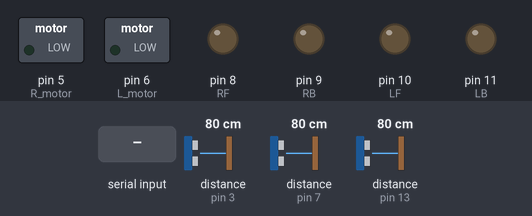
Bench run of a sketch on a simulated Arduino Uno, built with avr-gcc and run on an emulated ATmega328P. Shown: switched loads named in the sketch (green lamp = pin HIGH), output pins drawn as LEDs (lit = HIGH). Wiring (inferred from the names in the program): 3 × ultrasonic range finder: trigger pin 2, echo pin 3 / trigger pin 4, echo pin 7 / trigger pin 12, echo pin 13. Inputs (shaded band) come from the test bench; at power-on: distance to the obstacle (sensors on pin 3, pin 7, pin 13) 80 cm. The echo pulse lasts 58.3 µs per cm; pins used as bus, display or sensor lines are not drawn; what the sketch prints to the serial monitor is not drawn.

Above: at 1.2 s.
1.3 s: "R90\n" received over Serial
At 2.9 s:
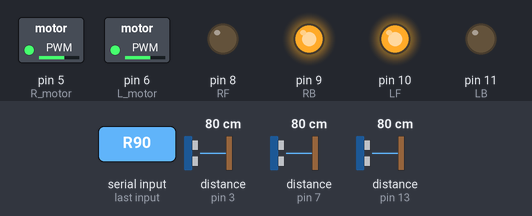
4.3 s: "S90\n" received over Serial
At 4.7 s:
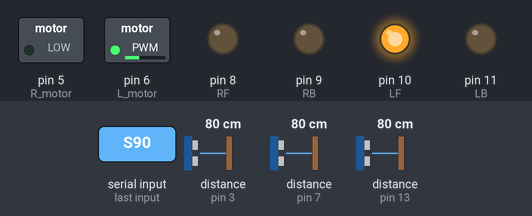
5.8 s: "S,45\n" received over Serial
At 6.7 s:
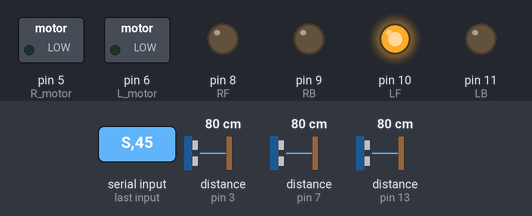
7.4 s: "R,45\n" received over Serial
At 10.2 s:
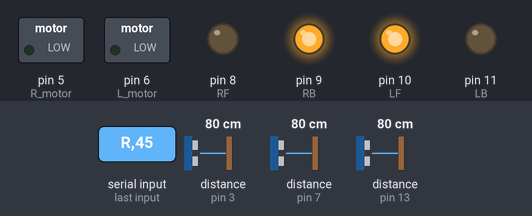
10.4 s: "S90\n" received over Serial
At 10.8 s:
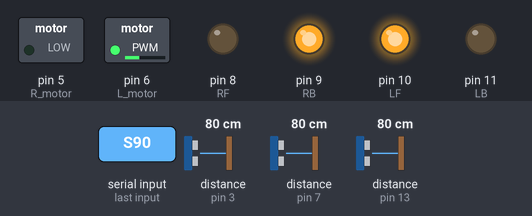
11.9 s: "E90\n" received over Serial
At 12.6 s:
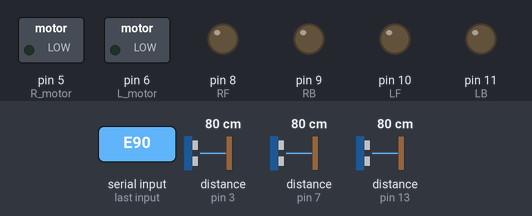
Timing chart, 0 to 14.4 s (numbered marks = the images above; inputs shaded):
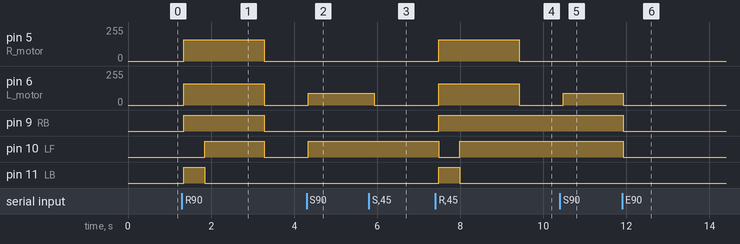

Measured:
- after the input at 1.3 s, pin 5 (R_motor), pin 6 (L_motor): 0/255 → 160/255 after 0.05 s, → 0/255 1.9 s later; pin 9 (RB): LOW → HIGH after 0.05 s, → LOW 1.9 s later; pin 10 (LF): LOW → HIGH after 0.55 s, → LOW 1.4 s later; pin 11 (LB): LOW → HIGH after 0.05 s, → LOW 0.50 s later
- after the input at 4.3 s, pin 6 (L_motor): 0/255 → 90/255 at once; pin 10 (LF): LOW → HIGH at once
- after the input at 5.8 s, pin 6 (L_motor): 90/255 → 0/255 after 0.13 s
- after the input at 7.4 s, pin 5 (R_motor), pin 6 (L_motor): 0/255 → 160/255 after 0.09 s, → 0/255 1.9 s later; pin 9 (RB): LOW → HIGH after 0.09 s; pin 10 (LF): HIGH → LOW after 0.09 s, → HIGH 0.50 s later; pin 11 (LB): LOW → HIGH after 0.09 s, → LOW 0.50 s later
- after the input at 10.4 s, pin 6 (L_motor): 0/255 → 90/255 after 0.08 s
- after the input at 11.9 s, pin 6 (L_motor): 90/255 → 0/255 at once; pin 9 (RB), pin 10 (LF): HIGH → LOW at once

The sketch:

continuous_Arduino.ino
```cpp
int RF = 8;
int RB = 9;
int LF = 10;
int LB = 11;
int R_motor = 5;
int L_motor = 6;
int trgF = 12;
int echoF = 13;

int echoL = 7;
int echoR = 3;
int trgR = 2;
int trgL = 4;

long senF;
long senL;
long senR;

long dst_F;
long dst_L;
long dst_R;

char data_F[20];

char data_L[20];
char data_R[20];

char a_left[6] = {0};
char a_right[6] = {0};
char check[1];
int action_left=0;
int action_right=0;
bool ingame = false;
String sig;

void setup() {
Serial.begin(115200);

pinMode(LB,OUTPUT);
pinMode(LF,OUTPUT);
pinMode(RB,OUTPUT);
pinMode(RF,OUTPUT);
pinMode(L_motor,OUTPUT);
pinMode(R_motor,OUTPUT);
pinMode(trgF,OUTPUT);
pinMode(echoF, INPUT);
pinMode(echoR, INPUT);
pinMode(echoL, INPUT);
pinMode(trgR, OUTPUT);
pinMode(trgL,OUTPUT);

//Initializing.
initialize();

}

void loop() {
// Sense Distance
Sensing();
delay(30);
// Send to PC
send_data();
delay(30);
read_data();
delay(30);
choose_action();
}


///////////////////////////////////////////////////////////////////////////////////////////////////////////////////////////////
void initialize()
{
  analogWrite(R_motor,0);
  analogWrite(L_motor,0);
  digitalWrite(RF,LOW);
  digitalWrite(RB,LOW);
  digitalWrite(LF,LOW);
  digitalWrite(LB,LOW);
}

void Sensing(){
      digitalWrite(trgF,LOW);
      delayMicroseconds(2);
      digitalWrite(trgF,HIGH);
      delayMicroseconds(5);
      digitalWrite(trgF,LOW);
      senF = pulseIn(echoF, HIGH);
      dst_F = constrain(senF/58,0,999);


      digitalWrite(trgL,LOW);
      delayMicroseconds(2);
      digitalWrite(trgL,HIGH);
      delayMicroseconds(5);
      digitalWrite(trgL,LOW);
      senL = pulseIn(echoL, HIGH);
      dst_L = constrain(senL/58,0,999);


      digitalWrite(trgR,LOW);
      delayMicroseconds(2);
      digitalWrite(trgR,HIGH);
      delayMicroseconds(5);
      digitalWrite(trgR,LOW);
      senR = pulseIn(echoR, HIGH);
      dst_R = constrain(senR/58,0,999);

}

void send_data(){
  sprintf(data_F, "%03d", dst_F);
  sprintf(data_L, "%03d", dst_L);
  sprintf(data_R, "%03d", dst_R);
  Serial.print("S");
  Serial.print(data_F);
  Serial.print(data_L);
  Serial.print(data_R);
  Serial.println("E");
}

void back(){
  digitalWrite(RF,LOW);
  digitalWrite(RB,HIGH);
  digitalWrite(LF,LOW);
  digitalWrite(LB,HIGH);

  analogWrite(L_motor,160);
  analogWrite(R_motor,160);

}
void turn()
{
  digitalWrite(RF,LOW);
  digitalWrite(RB,HIGH);
  digitalWrite(LF,HIGH);
  digitalWrite(LB,LOW);
  analogWrite(L_motor,160);
  analogWrite(R_motor,160);
}

void read_data(){
  while(Serial.available())
  {
    char wait = Serial.read();
    sig.concat(wait);
  }
  sig.substring(0,1).toCharArray(check,2);
  if(check[0] == 'S')
  {
    ingame = true;
    sig.substring(1,5).toCharArray(a_left,6);
    sig.substring(5,9).toCharArray(a_right,6);
    action_left = atoi(a_left);
    action_right = atoi(a_right);
    sig = "";
  }
  else if (check[0] == 'R')
  {
    //Serial.print("RESTART");
    back();
    delay(500);
    turn();
    delay(1400);
    sig = "";
  }
  else if (check[0] == 'E')
  {
    ingame = false;
    initialize();
    sig = "";
  }
  else if (check[0] != 'S')
  {sig = "";}
}


void choose_action()
{
  if (ingame == true)
  {
    if (action_left < 0)
    {
      digitalWrite(LF,LOW);
      digitalWrite(LB,HIGH);
    }
    else if (action_left > 0)
    {
      digitalWrite(LF,HIGH);
      digitalWrite(LB,LOW);
    }
    if (action_right < 0)
    {
      digitalWrite(RF,LOW);
      digitalWrite(RB,HIGH);
    }
    else if (action_right > 0)
    {
      digitalWrite(RF,HIGH);
      digitalWrite(RB,LOW);
    }
    analogWrite(R_motor, action_right);
    analogWrite(L_motor, action_left);
  }
  else if (ingame == false)
  {
    analogWrite(R_motor,0);
    analogWrite(L_motor,0);
    digitalWrite(RF,LOW);
    digitalWrite(RB,LOW);
    digitalWrite(LF,LOW);
    digitalWrite(LB,LOW);
  }
}
```
